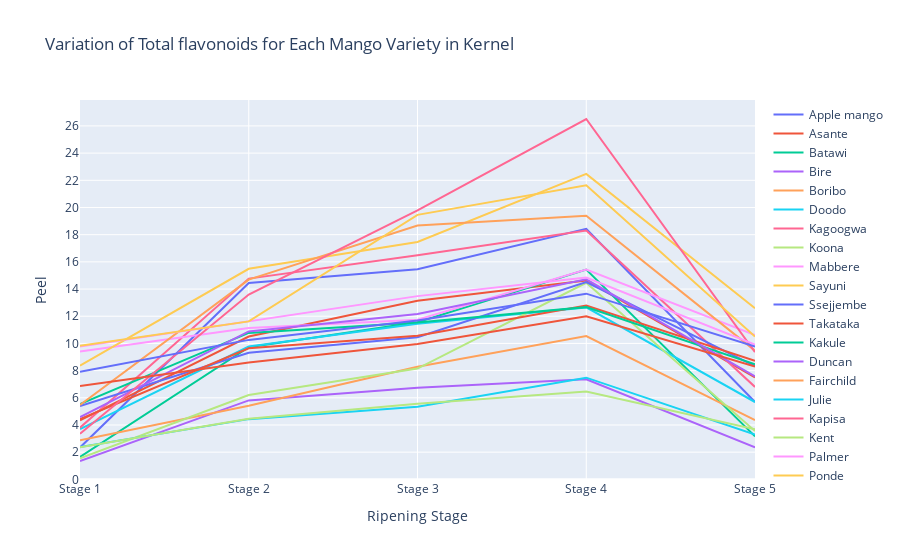

Notebook code for this chart:
### Code cell
# Create traces for each mango variety
traces = []
for variety in data['Mango variety'].unique():
    subset = data[data['Mango variety'] == variety]
    trace = go.Scatter(x=subset['Ripening stage'], y=subset['Kernel'], mode='lines', name=variety)
    traces.append(trace)

# Create layout
layout = go.Layout(title='Variation of Total flavonoids for Each Mango Variety in Kernel',
                   xaxis=dict(title='Ripening Stage'),
                   yaxis=dict(title='Peel', tick0=0, dtick=2))

# Create figure
fig = go.Figure(data=traces, layout=layout)

# Plot figure
pio.show(fig)

### Figure 1 — Plotly figure (JSON) as saved in the notebook; plotly's stock layout.template omitted (floating-point values rounded to 4 significant figures)
{"data": [{"mode": "lines", "name": "Apple mango", "type": "scatter", "x": ["Stage 1", "Stage 2", "Stage 3", "Stage 4", "Stage 5"], "y": [2.35, 14.44, 15.45, 18.43, 5.69]}, {"mode": "lines", "name": "Asante", "type": "scatter", "x": ["Stage 1", "Stage 2", "Stage 3", "Stage 4", "Stage 5"], "y": [4.34, 10.51, 13.14, 14.63, 7.51]}, {"mode": "lines", "name": "Batawi", "type": "scatter", "x": ["Stage 1", "Stage 2", "Stage 3", "Stage 4", "Stage 5"], "y": [1.65, 9.72, 11.56, 15.43, 3.16]}, {"mode": "lines", "name": "Bire", "type": "scatter", "x": ["Stage 1", "Stage 2", "Stage 3", "Stage 4", "Stage 5"], "y": [1.35, 5.81, 6.74, 7.36, 2.35]}, {"mode": "lines", "name": "Boribo", "type": "scatter", "x": ["Stage 1", "Stage 2", "Stage 3", "Stage 4", "Stage 5"], "y": [2.87, 5.41, 8.29, 10.54, 4.36]}, {"mode": "lines", "name": "Doodo", "type": "scatter", "x": ["Stage 1", "Stage 2", "Stage 3", "Stage 4", "Stage 5"], "y": [3.69, 9.77, 11.44, 12.65, 5.69]}, {"mode": "lines", "name": "Kagoogwa", "type": "scatter", "x": ["Stage 1", "Stage 2", "Stage 3", "Stage 4", "Stage 5"], "y": [3.8, 14.77, 16.48, 18.3, 6.8]}, {"mode": "lines", "name": "Koona", "type": "scatter", "x": ["Stage 1", "Stage 2", "Stage 3", "Stage 4", "Stage 5"], "y": [1.55, 6.21, 8.15, 14.46, 3.55]}, {"mode": "lines", "name": "Mabbere", "type": "scatter", "x": ["Stage 1", "Stage 2", "Stage 3", "Stage 4", "Stage 5"], "y": [9.4, 11.13, 11.74, 15.43, 10.61]}, {"mode": "lines", "name": "Sayuni", "type": "scatter", "x": ["Stage 1", "Stage 2", "Stage 3", "Stage 4", "Stage 5"], "y": [8.36, 15.49, 17.46, 22.47, 12.59]}, {"mode": "lines", "name": "Ssejjembe", "type": "scatter", "x": ["Stage 1", "Stage 2", "Stage 3", "Stage 4", "Stage 5"], "y": [5.4, 9.31, 10.46, 14.51, 8.33]}, {"mode": "lines", "name": "Takataka", "type": "scatter", "x": ["Stage 1", "Stage 2", "Stage 3", "Stage 4", "Stage 5"], "y": [4.43, 9.64, 10.56, 12.78, 8.73]}, {"mode": "lines", "name": "Kakule", "type": "scatter", "x": ["Stage 1", "Stage 2", "Stage 3", "Stage 4", "Stage 5"], "y": [5.54, 10.77, 11.54, 12.67, 8.47]}, {"mode": "lines", "name": "Duncan", "type": "scatter", "x": ["Stage 1", "Stage 2", "Stage 3", "Stage 4", "Stage 5"], "y": [4.58, 10.88, 12.16, 14.72, 7.58]}, {"mode": "lines", "name": "Fairchild", "type": "scatter", "x": ["Stage 1", "Stage 2", "Stage 3", "Stage 4", "Stage 5"], "y": [5.47, 14.69, 18.67, 19.4, 9.47]}, {"mode": "lines", "name": "Julie", "type": "scatter", "x": ["Stage 1", "Stage 2", "Stage 3", "Stage 4", "Stage 5"], "y": [2.38, 4.43, 5.34, 7.48, 3.29]}, {"mode": "lines", "name": "Kapisa", "type": "scatter", "x": ["Stage 1", "Stage 2", "Stage 3", "Stage 4", "Stage 5"], "y": [3.36, 13.6, 19.78, 26.51, 9.36]}, {"mode": "lines", "name": "Kent", "type": "scatter", "x": ["Stage 1", "Stage 2", "Stage 3", "Stage 4", "Stage 5"], "y": [2.36, 4.46, 5.57, 6.46, 3.68]}, {"mode": "lines", "name": "Palmer", "type": "scatter", "x": ["Stage 1", "Stage 2", "Stage 3", "Stage 4", "Stage 5"], "y": [9.77, 11.62, 13.48, 14.84, 9.91]}, {"mode": "lines", "name": "Ponde", "type": "scatter", "x": ["Stage 1", "Stage 2", "Stage 3", "Stage 4", "Stage 5"], "y": [9.83, 11.62, 19.46, 21.63, 10.51]}, {"mode": "lines", "name": "Seena", "type": "scatter", "x": ["Stage 1", "Stage 2", "Stage 3", "Stage 4", "Stage 5"], "y": [7.92, 10.26, 11.68, 13.66, 9.77]}, {"mode": "lines", "name": "Tommy atkin", "type": "scatter", "x": ["Stage 1", "Stage 2", "Stage 3", "Stage 4", "Stage 5"], "y": [6.87, 8.6, 9.95, 11.99, 8.29]}], "layout": {"autosize": true, "title": {"text": "Variation of Total flavonoids for Each Mango Variety in Kernel"}, "xaxis": {"autorange": true, "range": [0, 4], "title": {"text": "Ripening Stage"}, "type": "category"}, "yaxis": {"autorange": true, "dtick": 2, "range": [-0.04778, 27.91], "tick0": 0, "title": {"text": "Peel"}, "type": "linear"}}}
